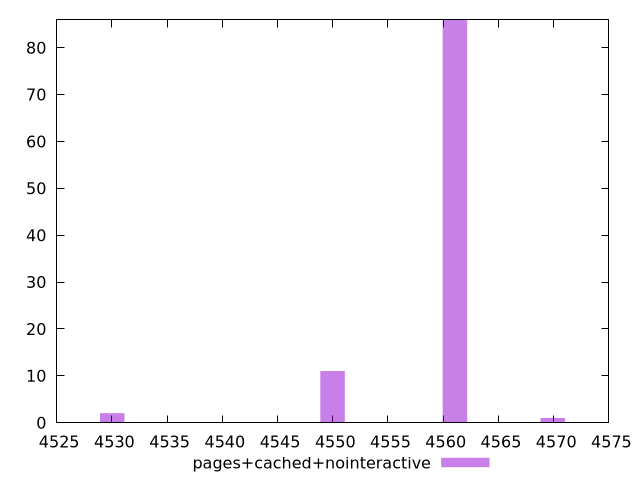

Generate this figure with gnuplot:
$_pagesCachedNointeractive <<EOF
4561.062651492546 86
4549.981352533623 11
4530.035014407563 2
4569.927690659684 1
EOF
set key outside below
set terminal pngcairo
set output "report_00004_2020-11-02T20-21-41.718Z/unused-javascript/pages+cached+nointeractive//raw_hist.png"
set yrange [0:86]
set boxwidth 2.216259791784522
set style fill transparent solid 0.5 noborder
plot $_pagesCachedNointeractive title "pages+cached+nointeractive" with boxes ,
